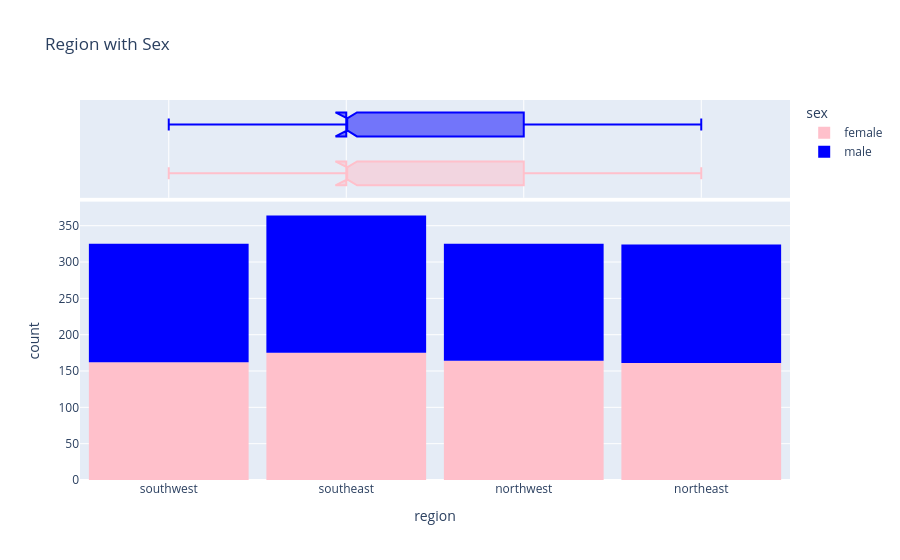

Notebook cell for this chart:
### Code cell
fig = px.histogram(medical_df,
                   x='region',
                   marginal='box',
                   color='sex',
                   color_discrete_sequence=['pink','blue'],
                   title='Region with Sex')
fig.update_layout(bargap=0.1)
fig.show()

### Figure 1 — Plotly figure (JSON) as saved in the notebook; plotly's stock layout.template omitted (floating-point values rounded to 4 significant figures; data arrays with more than 128 entries replaced by an {"elided": "..."} marker saying what was removed)
{"data": [{"bingroup": "x", "hovertemplate": "sex=female<br>region=%{x}<br>count=%{y}<extra></extra>", "legendgroup": "female", "marker": {"color": "pink", "pattern": {"shape": ""}}, "name": "female", "orientation": "v", "showlegend": true, "type": "histogram", "x": {"elided": "662 str values"}, "xaxis": "x", "yaxis": "y"}, {"hovertemplate": "sex=female<br>region=%{x}<extra></extra>", "legendgroup": "female", "marker": {"color": "pink"}, "name": "female", "notched": true, "showlegend": false, "type": "box", "x": {"elided": "662 str values"}, "xaxis": "x2", "yaxis": "y2"}, {"bingroup": "x", "hovertemplate": "sex=male<br>region=%{x}<br>count=%{y}<extra></extra>", "legendgroup": "male", "marker": {"color": "blue", "pattern": {"shape": ""}}, "name": "male", "orientation": "v", "showlegend": true, "type": "histogram", "x": {"elided": "676 str values"}, "xaxis": "x", "yaxis": "y"}, {"hovertemplate": "sex=male<br>region=%{x}<extra></extra>", "legendgroup": "male", "marker": {"color": "blue"}, "name": "male", "notched": true, "showlegend": false, "type": "box", "x": {"elided": "676 str values"}, "xaxis": "x2", "yaxis": "y2"}], "layout": {"bargap": 0.1, "barmode": "relative", "legend": {"title": {"text": "sex"}, "tracegroupgap": 0}, "title": {"text": "Region with Sex"}, "xaxis": {"anchor": "y", "domain": [0, 1], "title": {"text": "region"}}, "xaxis2": {"anchor": "y2", "domain": [0, 1], "matches": "x", "showgrid": true, "showticklabels": false}, "yaxis": {"anchor": "x", "domain": [0, 0.7326], "title": {"text": "count"}}, "yaxis2": {"anchor": "x2", "domain": [0.7426, 1], "matches": "y2", "showgrid": false, "showline": false, "showticklabels": false, "ticks": ""}}}
